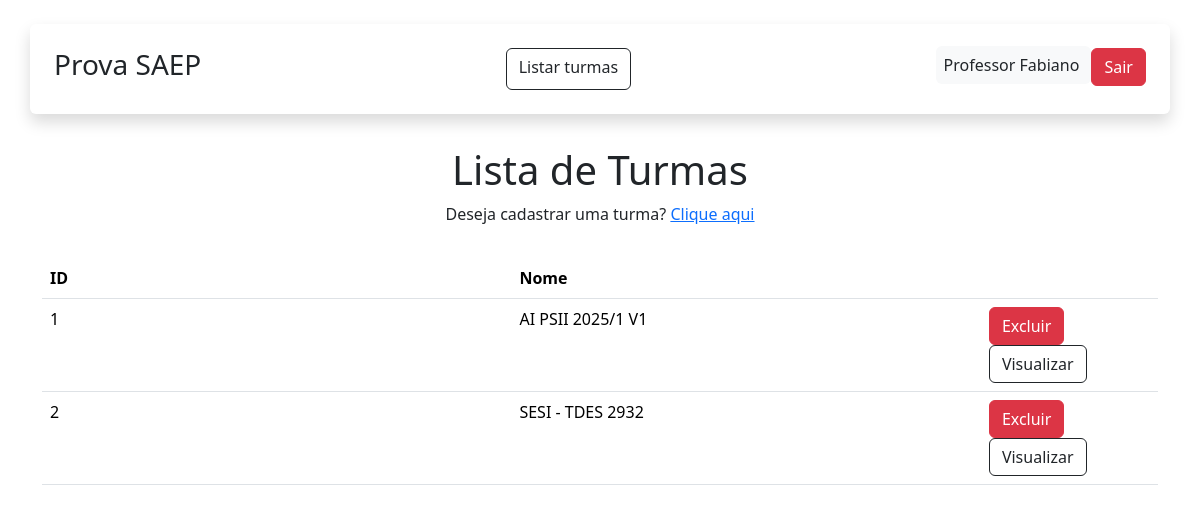
The page /turma (signed in) on the database its author committed.
### app/models.py (models this page shows, shortened)
class User(db.Model, UserMixin):
    id = db.Column(db.Integer, primary_key=True)
    nome = db.Column(db.String(100), nullable=False)
    sobrenome = db.Column(db.String(100), nullable=False)
    email = db.Column(db.String(120), unique=True, nullable=False)
    senha = db.Column(db.String(60), nullable=False)
    turmas = db.relationship('Turma', backref='user', lazy=True)
    atividades = db.relationship('Atividade', backref='user', lazy=True)

class Turma(db.Model):
    id = db.Column(db.Integer, primary_key=True)
    nome = db.Column(db.String(100), nullable=False)
    user_id = db.Column(db.Integer, db.ForeignKey('user.id'), nullable=False)
    atividades = db.relationship('Atividade', backref='turma', lazy=True)

### app/view.py (the view)
@app.route('/turma', methods=['GET', 'POST'])
@login_required
def turmas():
    dados = Turma.query.order_by(Turma.id)
    context = {'dados': dados.all()}
    return render_template("turma_lista.html", context=context)

### app/models.py (called while the page is built)
@login_manager.user_loader
def load_user(user_id):
    return User.query.get(int(user_id))

### app/templates/turma_lista.html (shortened to what this page needs)
{% extends "base.html" %}
{% block content %}
<div class="container">
    <div class="row text-center">
        <h1 class="mt-2">Lista de Turmas</h1>
        {% if current_user.email == "professor@gmail.com" %}
        <p>Deseja cadastrar uma turma? <span><a href="{{url_for('turmas_cadastro')}}">Clique aqui</a></span></p>
        {% endif %}
    </div>
</div>
<div class="container">
    <div class="col-12 mt-3">
        <table class="table">
            <thead>
                <th class="col-3">ID</th>
                <th class="col-3">Nome</th>
                <th class="col-1"></th>
            </thead>
            <tbody>
                {% for linha in context['dados'] %}
                <tr>
                    <td class="col-3">{{linha.id}}</td>
                    <td class="col-3">{{linha.nome}}</td>
                    <td class="col-1">
                        {% if current_user.email == "professor@gmail.com" %}
                        <form action="{{url_for('excluir_turma', id=linha.id)}}" method="POST" style="display:inline;">
                            <button type="submit" class="btn btn-danger">Excluir</button>
                        </form>
                        {% endif %}
                        <a href="{{ url_for('visualizar_atividades_turma', turma_id=linha.id) }}"
                            class="btn btn-outline-dark">Visualizar</a>
                    </td>
                    {% endfor %}
            </tbody>
        </table>
    </div>
</div>
{% endblock %}

### app/templates/base.html (shortened to what this page needs)
<!DOCTYPE html>
<html lang="en">
<head>
    <link href="https://cdn.jsdelivr.net/npm/bootstrap@5.3.8/dist/css/bootstrap.min.css" rel="stylesheet"
>
</head>
<body>
    <header class="container shadow rounded-2 p-4 my-4 d-flex justify-content-between">
        <h3> Prova SAEP </h3>
        <nav class="nav gap-2 my-md-0">
            <a href="{{ url_for ('turmas') }}" class="btn btn-outline-dark">Listar turmas</a>
        </nav>
        <div>
            {% if current_user.is_authenticated %}
            <span class="p-2 bg-light rounded-2"> {{ current_user.nome }} {{ current_user.sobrenome }} </span>
            <a href="{{ url_for('logout') }}" class="btn btn-danger">Sair</a>
            {% else %}
            <a class="btn btn-outline-dark px-4" href="{{url_for('LoginPage')}}">Login</a>
            <a class="btn btn-outline-dark px-4" href="{{url_for('RegisterPage')}}">Cadastro</a>
            {% endif %}
        </div>
    </header>
    {% block content %} {% endblock %}
</body>
</html>

### rows shown on the page
User: nome "Professor", sobrenome "Fabiano"
Turma: id "1", nome "AI PSII 2025/1 V1"
Turma: id "2", nome "SESI - TDES 2932"
